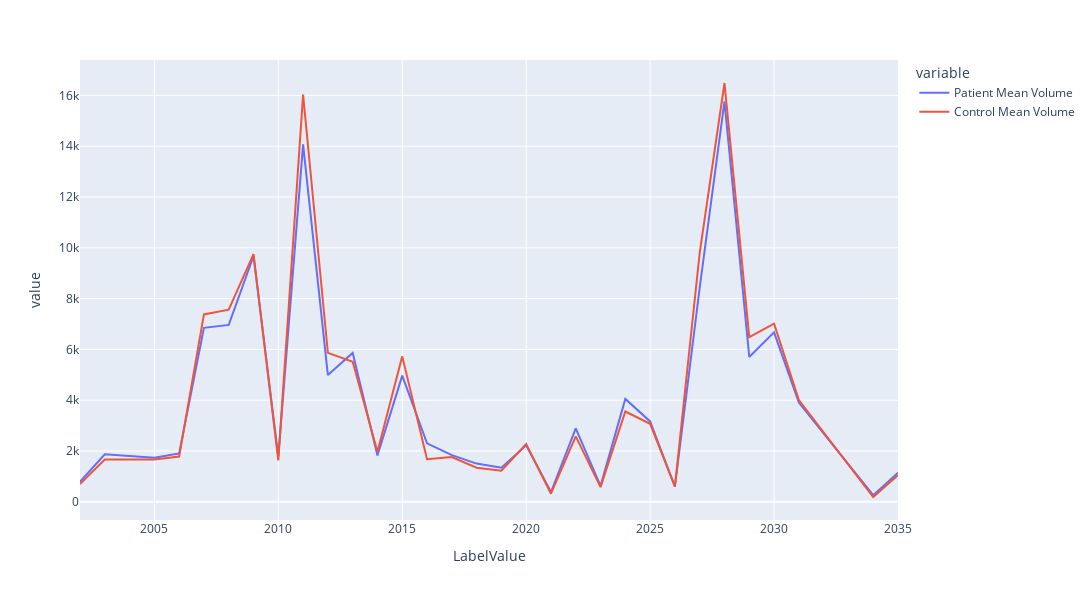

Notebook source saved alongside this figure:
### Code cell
px.line(group_2000, x='LabelValue', y=['Patient Mean Volume', 'Control Mean Volume'], width=1400, height=600)

### Figure 1 — Plotly figure (JSON) as saved in the notebook; plotly's stock layout.template omitted (floating-point values rounded to 4 significant figures)
{"data": [{"hovertemplate": "variable=Patient Mean Volume<br>LabelValue=%{x}<br>value=%{y}<extra></extra>", "legendgroup": "Patient Mean Volume", "line": {"color": "#636efa", "dash": "solid"}, "mode": "lines", "name": "Patient Mean Volume", "orientation": "v", "showlegend": true, "type": "scatter", "x": [2002, 2003, 2005, 2006, 2007, 2008, 2009, 2010, 2011, 2012, 2013, 2014, 2015, 2016, 2017, 2018, 2019, 2020, 2021, 2022, 2023, 2024, 2025, 2026, 2027, 2028, 2029, 2030, 2031, 2034, 2035], "xaxis": "x", "y": [788.9, 1871.0, 1733.0, 1907.0, 6849.0, 6966.0, 9679.0, 1780.0, 14070.0, 4992.0, 5861.0, 1826.0, 4967.0, 2304.0, 1835, 1504.0, 1339.0, 2222.0, 382.5, 2891.0, 626.6, 4051.0, 3164.0, 592.7, 8432.0, 15770.0, 5700.0, 6669.0, 3905.0, 258.4, 1146.0], "yaxis": "y"}, {"hovertemplate": "variable=Control Mean Volume<br>LabelValue=%{x}<br>value=%{y}<extra></extra>", "legendgroup": "Control Mean Volume", "line": {"color": "#EF553B", "dash": "solid"}, "mode": "lines", "name": "Control Mean Volume", "orientation": "v", "showlegend": true, "type": "scatter", "x": [2002, 2003, 2005, 2006, 2007, 2008, 2009, 2010, 2011, 2012, 2013, 2014, 2015, 2016, 2017, 2018, 2019, 2020, 2021, 2022, 2023, 2024, 2025, 2026, 2027, 2028, 2029, 2030, 2031, 2034, 2035], "xaxis": "x", "y": [695.1, 1664.0, 1670.0, 1782.0, 7378.0, 7567.0, 9753.0, 1632.0, 16030.0, 5863.0, 5513.0, 1969.0, 5726.0, 1679.0, 1761.0, 1342.0, 1225.0, 2273.0, 319.3, 2577.0, 579.6, 3556.0, 3069.0, 610.8, 9797.0, 16490.0, 6486.0, 7017.0, 4006.0, 189.0, 1050.0], "yaxis": "y"}], "layout": {"height": 600, "legend": {"title": {"text": "variable"}, "tracegroupgap": 0}, "margin": {"t": 60}, "width": 1400, "xaxis": {"anchor": "y", "domain": [0, 1], "title": {"text": "LabelValue"}}, "yaxis": {"anchor": "x", "domain": [0, 1], "title": {"text": "value"}}}}
